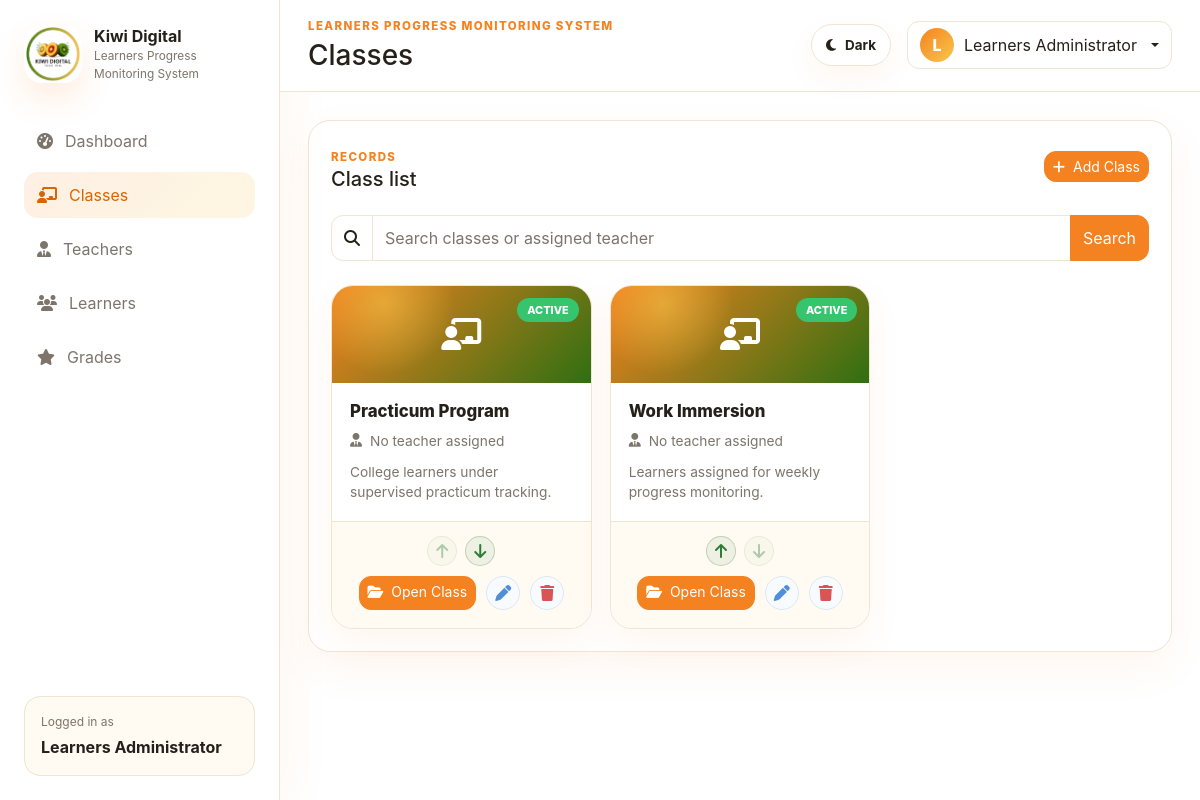
The app's page /classes.php (signed in), older data.
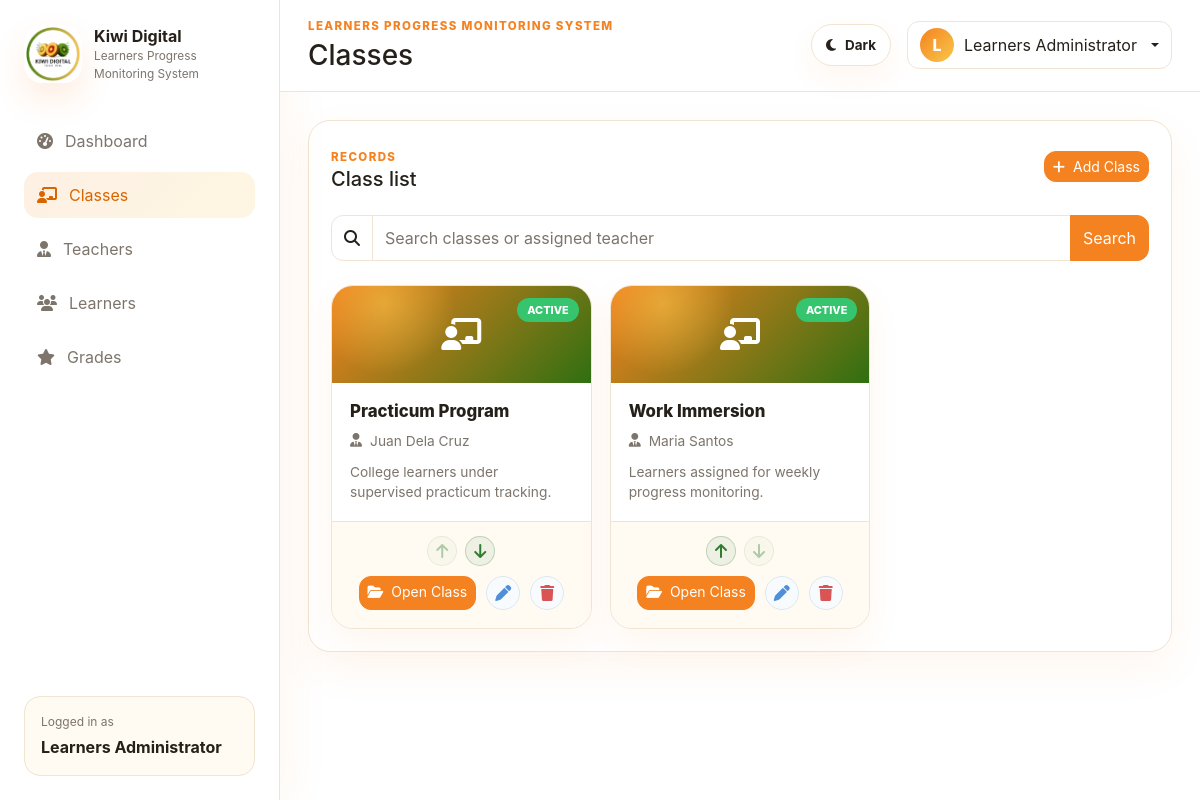
The same page, newer data.
### tables this page shows
CREATE TABLE IF NOT EXISTS classes (
  id INT UNSIGNED AUTO_INCREMENT PRIMARY KEY,
  teacher_id INT UNSIGNED NULL,
  sort_order INT UNSIGNED NOT NULL DEFAULT 0,
  class_name VARCHAR(160) NOT NULL,
  teacher VARCHAR(160) NOT NULL,
  banner_image VARCHAR(255) NULL,
  status ENUM('Active', 'Inactive') NOT NULL DEFAULT 'Active',
  description TEXT NULL,
  created_at TIMESTAMP DEFAULT CURRENT_TIMESTAMP,
  updated_at TIMESTAMP DEFAULT CURRENT_TIMESTAMP ON UPDATE CURRENT_TIMESTAMP,
  UNIQUE KEY uniq_class_name (class_name),
  INDEX idx_classes_teacher_id (teacher_id),
  INDEX idx_classes_sort_order (sort_order),
  INDEX idx_classes_status (status)
  ,
  CONSTRAINT fk_classes_teacher
    FOREIGN KEY (teacher_id) REFERENCES teachers(id)
    ON DELETE SET NULL
);

### classes.php (the view, shortened to what the changed rows need)
<?php
require_once __DIR__ . '/includes/admin_guard.php';
function e(string $value): string
{
    return htmlspecialchars($value, ENT_QUOTES, 'UTF-8');
}
$search = trim($_GET['search'] ?? '');
if ($search !== '') {
    $classesStatement = $pdo->prepare(
        "SELECT classes.*,
                COALESCE(
                    (
                        SELECT GROUP_CONCAT(DISTINCT assigned_teachers.full_name ORDER BY assigned_teachers.full_name SEPARATOR ', ')
                        FROM class_teachers
                        INNER JOIN teachers AS assigned_teachers ON assigned_teachers.id = class_teachers.teacher_id
                        WHERE class_teachers.class_id = classes.id
                    ),
                    teachers.full_name,
                    classes.teacher
                ) AS display_teacher
         FROM classes
         LEFT JOIN teachers ON teachers.id = classes.teacher_id
         WHERE classes.class_name LIKE :class_name_search
            OR classes.teacher LIKE :teacher_search
            OR teachers.full_name LIKE :teacher_master_search
            OR EXISTS (
                SELECT 1
                FROM class_teachers
                INNER JOIN teachers AS assigned_teachers ON assigned_teachers.id = class_teachers.teacher_id
                WHERE class_teachers.class_id = classes.id
                  AND assigned_teachers.full_name LIKE :assigned_teacher_search
            )
            OR classes.status LIKE :status_search
            OR classes.description LIKE :description_search
         ORDER BY classes.sort_order ASC, classes.created_at DESC, classes.id DESC"
    );
    $searchTerm = '%' . $search . '%';
    $classesStatement->execute([
        'class_name_search' => $searchTerm,
        'teacher_search' => $searchTerm,
        'teacher_master_search' => $searchTerm,
        'assigned_teacher_search' => $searchTerm,
        'status_search' => $searchTerm,
        'description_search' => $searchTerm,
    ]);
} else {
    $classesStatement = $pdo->query(
        'SELECT classes.*,
                COALESCE(
                    (
                        SELECT GROUP_CONCAT(DISTINCT assigned_teachers.full_name ORDER BY assigned_teachers.full_name SEPARATOR ", ")
                        FROM class_teachers
                        INNER JOIN teachers AS assigned_teachers ON assigned_teachers.id = class_teachers.teacher_id
                        WHERE class_teachers.class_id = classes.id
                    ),
                    teachers.full_name,
                    classes.teacher
                ) AS display_teacher
         FROM classes
         LEFT JOIN teachers ON teachers.id = classes.teacher_id
         ORDER BY classes.sort_order ASC, classes.created_at DESC, classes.id DESC'
    );
}
$classRows = $classesStatement->fetchAll();
?>
<!doctype html>
<html lang="en">
<head>
  <link href="https://cdn.jsdelivr.net/npm/bootstrap@5.3.3/dist/css/bootstrap.min.css" rel="stylesheet">
  <link href="https://cdnjs.cloudflare.com/ajax/libs/font-awesome/6.5.2/css/all.min.css" rel="stylesheet">
  <link href="css/style.css?v=class-reorder-controls" rel="stylesheet">
</head>
<body class="dashboard-page">
  <div class="app-layout">
    <main class="main-panel">
      <header class="topbar">
        <div>
          <h1 class="h3 mb-0">Classes</h1>
        </div>
      </header>
      <section class="content-wrap">
        <div class="panel-card">
          <div class="d-flex flex-wrap align-items-center justify-content-between gap-3 mb-4">
            <div>
              <h2 class="h5 mb-0">Class list</h2>
            </div>
          </div>
          <?php if (!$classRows): ?>
            <div class="empty-state">
              <i class="fa-solid fa-chalkboard-user"></i>
              <p>No classes found.</p>
            </div>
          <?php else: ?>
            <div class="class-card-grid">
              <?php foreach ($classRows as $classIndex => $classRow): ?>
                <article class="class-card">
                  <a class="class-card-open-link" href="class_workspace.php?class_id=<?php echo (int) $classRow['id']; ?>&tool=dashboard" aria-label="Open <?php echo e($classRow['class_name']); ?>">
                    <div class="class-wallpaper">
                      <?php if (!empty($classRow['banner_image'])): ?>
                        <img src="<?php echo e($classRow['banner_image']); ?>" alt="<?php echo e($classRow['class_name']); ?> wallpaper">
                      <?php else: ?>
                        <div class="class-wallpaper-placeholder">
                          <i class="fa-solid fa-chalkboard-user"></i>
                        </div>
                      <?php endif; ?>
                      <span class="class-status-badge <?php echo $classRow['status'] === 'Active' ? 'is-active' : 'is-inactive'; ?>">
                        <?php echo e($classRow['status']); ?>
                      </span>
                    </div>
                    <div class="class-card-body">
                      <h3><?php echo e($classRow['class_name']); ?></h3>
                      <p class="class-teacher"><i class="fa-solid fa-user-tie"></i><?php echo e(($classRow['display_teacher'] ?? '') !== '' ? $classRow['display_teacher'] : 'No teacher assigned'); ?></p>
                      <?php if (!empty($classRow['description'])): ?>
                        <p class="class-description"><?php echo e($classRow['description']); ?></p>
                      <?php endif; ?>
                    </div>
                  </a>
                  <footer class="class-card-footer">
                    <?php if ($search === ''): ?>
                      <div class="class-order-actions" aria-label="Reorder <?php echo e($classRow['class_name']); ?>">
                        <form method="post">
                          <button type="submit" class="learner-icon-button" aria-label="Move class up" <?php echo $classIndex === 0 ? 'disabled' : ''; ?>>
                            <i class="fa-solid fa-arrow-up"></i>
                          </button>
                        </form>
                        <form method="post">
                          <button type="submit" class="learner-icon-button" aria-label="Move class down" <?php echo $classIndex === count($classRows) - 1 ? 'disabled' : ''; ?>>
                            <i class="fa-solid fa-arrow-down"></i>
                          </button>
                        </form>
                      </div>
                    <?php endif; ?>
                    <a class="btn btn-sm btn-primary" href="class_workspace.php?class_id=<?php echo (int) $classRow['id']; ?>&tool=dashboard">
                      <i class="fa-solid fa-folder-open me-2"></i>Open Class
                    </a>
                    <a class="learner-icon-button" href="classes.php?edit=<?php echo (int) $classRow['id']; ?>" aria-label="Edit class">
                      <i class="fa-solid fa-pen"></i>
                    </a>
                    <form method="post" onsubmit="return confirm('Delete this class?');">
                      <button type="submit" class="learner-icon-button is-danger" aria-label="Delete class">
                        <i class="fa-solid fa-trash"></i>
                      </button>
                    </form>
                  </footer>
                </article>
              <?php endforeach; ?>
            </div>
          <?php endif; ?>
        </div>
      </section>
    </main>
  </div>
</body>
</html>

Row changes from the older to the newer data that the page shows:
changed classes "Practicum Program": display_teacher "No teacher assigned" → "Juan Dela Cruz"
changed classes "Work Immersion": display_teacher "No teacher assigned" → "Maria Santos"
